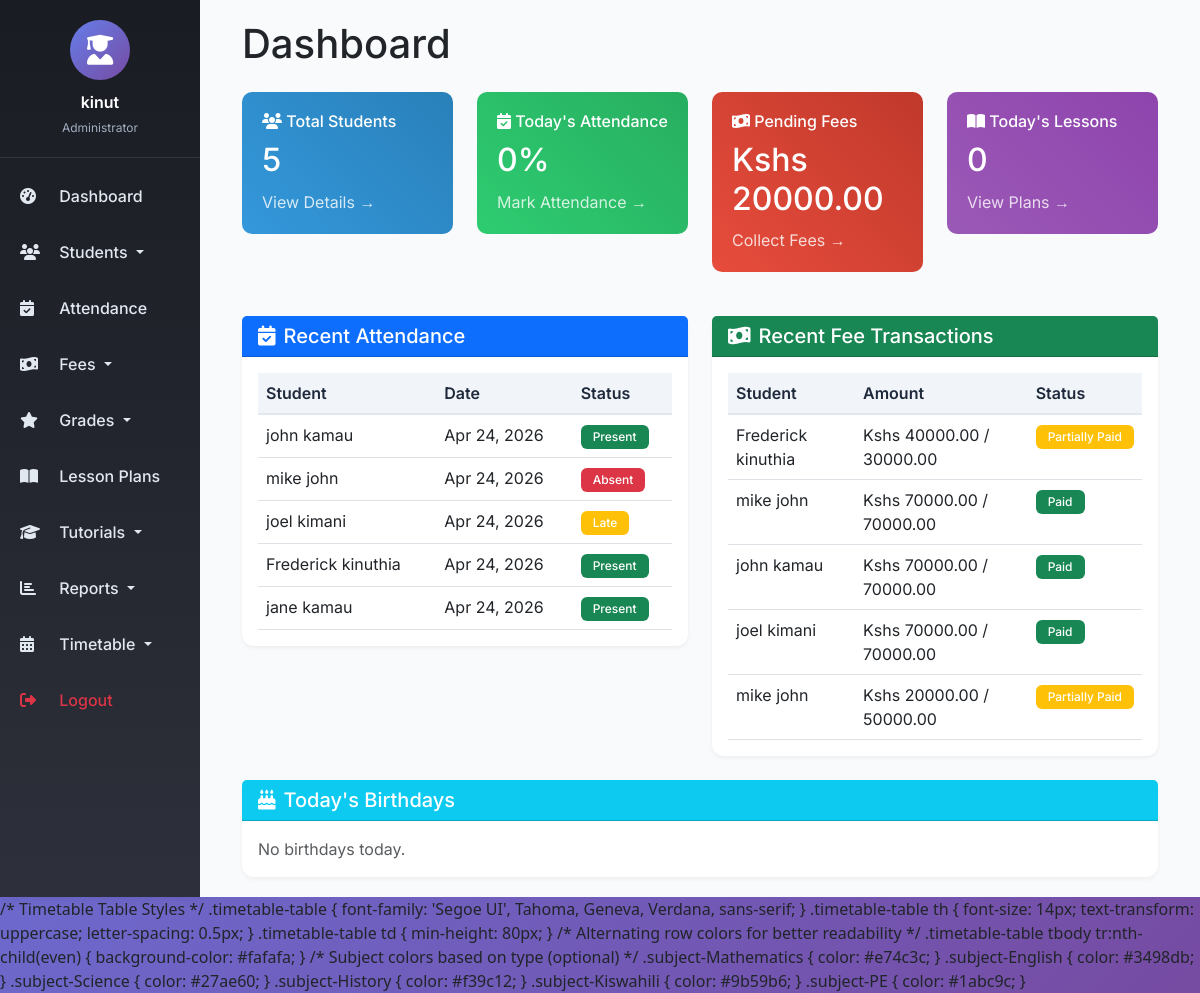
The page /dashboard/ (signed in) on the database its author committed.
### management/models.py (models this page shows, shortened)
class Attendance(models.Model):
    STATUS_CHOICES = [
        ('Present', 'Present'),
        ('Absent', 'Absent'),
        ('Late', 'Late'),
        ('Excused', 'Excused'),
    ]
    student = models.ForeignKey('Student', on_delete=models.CASCADE)
    attendance_date = models.DateField(null=True, blank=True)
    status = models.CharField(max_length=20, choices=STATUS_CHOICES)
    check_in_time = models.TimeField(null=True, blank=True)
    check_out_time = models.TimeField(null=True, blank=True)
    notes = models.TextField(blank=True, null=True)
    recorded_by = models.ForeignKey(User, on_delete=models.SET_NULL, null=True, blank=True)
    class Meta:
        unique_together = ('student','attendance_date')
        ordering = ['-attendance_date','student']

class Student(models.Model):
    GENDER_CHOICES = [
        ('Male', 'Male'),
        ('Female', 'Female'),
        ('Other', 'Other'),
    ]
    user = models.OneToOneField(User, on_delete=models.CASCADE, null=True, blank=True)
    Admission_Number = models.CharField(max_length=20, unique=True)
    First_Name = models.CharField(max_length=50)
    Last_Name = models.CharField(max_length=50)
    date_of_birth = models.DateField()
    Gender = models.CharField(max_length=10, choices=GENDER_CHOICES)
    Address = models.TextField()
    Contact_Number = models.CharField(max_length=15)
    Parent_Guardian_Name = models.CharField(max_length=100)
    Parent_Guardian_Contact = models.CharField(max_length=15)
    Parent_Guardian_Email = models.EmailField()
    Enrollment_Date = models.DateField()
    Photo = models.ImageField(upload_to='student_photos/', null=True, blank=True)
    is_active = models.BooleanField(default=True)
    created_at = models.DateTimeField(auto_now_add=True)
    updated_at = models.DateTimeField(auto_now=True)
    class Meta:
        ordering = ['Last_Name', 'First_Name']
    @property
    def full_name(self):
        return f"{self.First_Name} {self.Last_Name}"

class Fee(models.Model):
    STATUS_CHOICES = [
        ('Paid', 'Paid'),
        ('Unpaid', 'Unpaid'),
        ('partially paid', 'Partially Paid'),
        ('Overdue', 'Overdue'),
        ('Cancelled', 'Cancelled'),
        ('Refunded', 'Refunded'),
    ]
    PAYMENT_METHOD_CHOICES = [
        ('Cash', 'Cash'),
        ('Bank Transfer', 'Bank Transfer'),
        ('Credit Card', 'Credit Card'),
        ('Cheque', 'Cheque'),
        ('Mobile Payment', 'Mobile Payment'),
        ('Other', 'Other'),
    ]
    student = models.ForeignKey(Student, on_delete=models.CASCADE)
    fee_type = models.ForeignKey(FeeType, on_delete=models.SET_NULL, null=True)
    amount_due = models.DecimalField(max_digits=10, decimal_places=2)
    amount_paid = models.DecimalField(max_digits=10, decimal_places=2, default=0, validators=[MinValueValidator(0)])
    due_date = models.DateField()
    paid_date = models.DateField(null=True, blank=True)
    payment_method = models.CharField(max_length=30, choices=PAYMENT_METHOD_CHOICES, null=True, blank=True)
    transaction_id = models.CharField(max_length=100, null=True, blank=True)
    status = models.CharField(max_length=50, choices=STATUS_CHOICES, default='Unpaid')
    notes = models.TextField(blank=True)
    created_at = models.DateTimeField(auto_now_add=True)
    updated_at = models.DateTimeField(auto_now=True)
    class Meta:
        ordering = ['-due_date', 'student__Last_Name', 'student__First_Name']

### management/views.py (the view)
# urls.py: path('dashboard/', views.dashboard, name='dashboard'),
@login_required
def dashboard(request):
    total_students = Student.objects.filter(is_active=True).count()
    today = date.today()
    today_attendance = Attendance.objects.filter(attendance_date=today)
    total_present = today_attendance.filter(status='Present').count()
    total_students_count = Student.objects.filter(is_active=True).count()
    present_today = round((total_present / total_students_count * 100), 1) if total_students_count > 0 else 0
    pending_fees = Fee.objects.filter(status__in=['Unpaid', 'partially paid']).aggregate(
        total=Sum('amount_due') - Sum('amount_paid')
    )['total'] or 0
    today_birthdays = Student.objects.filter(
        date_of_birth__month=today.month,
        date_of_birth__day=today.day
    )
    today_lessons = LessonPlan.objects.filter(date=today, status='Planned').count()
    recent_attendance = Attendance.objects.select_related('student').order_by('-attendance_date')[:5]
    recent_fees = Fee.objects.select_related('student', 'fee_type').order_by('-due_date')[:5]
    context = {
        'total_students': total_students,
        'present_today': present_today,
        'pending_fees': pending_fees,
        'today_birthdays': today_birthdays,
        'today_lessons': today_lessons,
        'recent_attendance': recent_attendance,
        'recent_fees': recent_fees,
    }
    return render(request, 'management/dashboard.html', context)

### management/templates/management/dashboard.html (shortened to what this page needs)
{% extends 'base.html' %}
{% load static %}
{% block content %}
<div class="container-fluid">
    <h1 class="mb-4">Dashboard</h1>
    <div class="row">
        <div class="col-md-3">
            <div class="stat-card students">
                <h3><i class="fas fa-users"></i> Total Students</h3>
                <h2>{{ total_students }}</h2>
                <a href="{% url 'student_list' %}" class="text-white">View Details →</a>
            </div>
        </div>
        <div class="col-md-3">
            <div class="stat-card attendance">
                <h3><i class="fas fa-calendar-check"></i> Today's Attendance</h3>
                <h2>{{ present_today|default:0 }}%</h2>
                <a href="{% url 'attendance_list' %}" class="text-white">Mark Attendance →</a>
            </div>
        </div>
        <div class="col-md-3">
            <div class="stat-card fees">
                <h3><i class="fas fa-money-bill-wave"></i> Pending Fees</h3>
                <h2>Kshs {{ pending_fees|default:0|floatformat:2 }}</h2>
                <a href="{% url 'fee_list' %}" class="text-white">Collect Fees →</a>
            </div>
        </div>
        <div class="col-md-3">
            <div class="stat-card lessons">
                <h3><i class="fas fa-book-open"></i> Today's Lessons</h3>
                <h2>{{ today_lessons|default:0 }}</h2>
                <a href="{% url 'lesson_plan_list' %}" class="text-white">View Plans →</a>
            </div>
        </div>
    </div>
    <div class="row mt-4">
        <div class="col-md-6">
            <div class="card">
                <div class="card-header bg-primary text-white">
                    <h5 class="mb-0"><i class="fas fa-calendar-check me-2"></i>Recent Attendance</h5>
                </div>
                <div class="card-body">
                    <table class="table table-hover">
                        <thead class="table-light">
                            <tr>
                                <th>Student</th>
                                <th>Date</th>
                                <th>Status</th>
                            </tr>
                        </thead>
                        <tbody>
                            {% for record in recent_attendance %}
                            <tr>
                                <td>{{ record.student.full_name }}</td>
                                <td>{{ record.attendance_date|date:"M d, Y" }}</td>
                                <td>
                                    <span class="badge
                                        {% if record.status == 'Present' %}bg-success
                                        {% elif record.status == 'Absent' %}bg-danger
                                        {% elif record.status == 'Late' %}bg-warning
                                        {% else %}bg-secondary{% endif %}">
                                        {{ record.status }}
                                    </span>
                                </td>
                            </tr>
                            {% empty %}
                            <tr>
                                <td colspan="3" class="text-center text-muted">No recent attendance records</td>
                            </tr>
                            {% endfor %}
                        </tbody>
                    </table>
                </div>
            </div>
        </div>
        <div class="col-md-6">
            <div class="card">
                <div class="card-header bg-success text-white">
                    <h5 class="mb-0"><i class="fas fa-money-bill-wave me-2"></i>Recent Fee Transactions</h5>
                </div>
                <div class="card-body">
                    <table class="table table-hover">
                        <thead class="table-light">
                            <tr>
                                <th>Student</th>
                                <th>Amount</th>
                                <th>Status</th>
                            </tr>
                        </thead>
                        <tbody>
                            {% for fee in recent_fees %}
                            <tr>
                                <td>{{ fee.student.full_name }}</td>
                                <td>Kshs {{ fee.amount_paid|floatformat:2 }} / {{ fee.amount_due|floatformat:2 }}</td>
                                <td>
                                    <span class="badge
                                        {% if fee.status == 'Paid' %}bg-success
                                        {% elif fee.status == 'Unpaid' %}bg-danger
                                        {% elif fee.status == 'partially paid' %}bg-warning
                                        {% else %}bg-secondary{% endif %}">
                                        {{ fee.get_status_display }}
                                    </span>
                                </td>
                            </tr>
                            {% empty %}
                            <tr>
                                <td colspan="3" class="text-center text-muted">No recent fee transactions</td>
                            </tr>
                            {% endfor %}
                        </tbody>
                    </table>
                </div>
            </div>
        </div>
    </div>
    <div class="row mt-4">
        <div class="col-md-12">
            <div class="card">
                <div class="card-header bg-info text-white">
                    <h5 class="mb-0"><i class="fas fa-birthday-cake me-2"></i>Today's Birthdays</h5>
                </div>
                <div class="card-body">
                    {% if today_birthdays %}
                        <ul class="list-unstyled mb-0">
                            {% for student in today_birthdays %}
                                <li><i class="fas fa-user-graduate me-2"></i> {{ student.full_name }} (Grade: {{ student.class_name|default:"Not assigned" }})</li>
                            {% endfor %}
                        </ul>
                    {% else %}
                        <p class="text-muted mb-0">No birthdays today.</p>
                    {% endif %}
                </div>
            </div>
        </div>
    </div>
</div>
{% endblock %}

### templates/base.html (shortened to what this page needs)
<!DOCTYPE html>
<html lang="en">
<head>
    <link href="https://cdn.jsdelivr.net/npm/bootstrap@5.3.0/dist/css/bootstrap.min.css" rel="stylesheet" />
    <link rel="stylesheet" href="https://cdnjs.cloudflare.com/ajax/libs/font-awesome/6.4.0/css/all.min.css" />
</head>
<body>
    <div class="container-fluid p-0">
        <div class="row g-0">
            <div class="col-md-2 sidebar d-none d-md-block">
                <div class="user-info">
                    <div class="user-avatar">
                        <i class="fas fa-user-graduate"></i>
                    </div>
                    <div class="user-name">{{ user.get_full_name|default:user.username }}</div>
                    <div class="user-role">
                        {% if user.is_superuser %}
                            Administrator
                        {% elif user.groups.all %}
                            {{ user.groups.first.name }}
                        {% else %}
                            Staff
                        {% endif %}
                    </div>
                </div>
                <nav class="nav flex-column">
                    <a class="nav-link" href="{% url 'dashboard' %}">
                        <i class="fas fa-tachometer-alt"></i> Dashboard
                    </a>
                    <li class="nav-item dropdown">
                        <a class="nav-link dropdown-toggle" href="#" role="button" data-bs-toggle="dropdown">
                            <i class="fas fa-users"></i> Students
                        </a>
                    </li>
                    <a class="nav-link" href="{% url 'attendance_list' %}">
                        <i class="fas fa-calendar-check"></i> Attendance
                    </a>
                    <li class="nav-item dropdown">
                        <a class="nav-link dropdown-toggle" href="#" role="button" data-bs-toggle="dropdown">
                            <i class="fas fa-money-bill-wave"></i> Fees
                        </a>
                    </li>
                    <li class="nav-item dropdown">
                        <a class="nav-link dropdown-toggle" href="#" role="button" data-bs-toggle="dropdown">
                            <i class="fas fa-star"></i> Grades
                        </a>
                    </li>
                    <a class="nav-link" href="{% url 'lesson_plan_list' %}">
                        <i class="fas fa-book-open"></i> Lesson Plans
                    </a>
                    <li class="nav-item dropdown">
                        <a class="nav-link dropdown-toggle" href="#" role="button" data-bs-toggle="dropdown">
                            <i class="fas fa-graduation-cap"></i> Tutorials
                        </a>
                    </li>
                    <li class="nav-item dropdown">
                        <a class="nav-link dropdown-toggle" href="#" role="button" data-bs-toggle="dropdown">
                            <i class="fas fa-chart-bar"></i> Reports
                        </a>
                    </li>
                    <li class="nav-item dropdown">
    <a class="nav-link dropdown-toggle" href="#" role="button" data-bs-toggle="dropdown">
        <i class="fas fa-calendar-alt"></i> Timetable
    </a>
</li>
                    <a class="nav-link text-danger" href="{% url 'logout' %}">
                        <i class="fas fa-sign-out-alt"></i> Logout
                    </a>
                </nav>
            </div>
            <div class="col-md-10 main-content">
                {% block content %}
                {% endblock %}
            </div>
        </div>
    </div>
    /* Timetable Table Styles */
.timetable-table {
    font-family: 'Segoe UI', Tahoma, Geneva, Verdana, sans-serif;
}
.timetable-table th {
    font-size: 14px;
    text-transform: uppercase;
    letter-spacing: 0.5px;
}
.timetable-table td {
    min-height: 80px;
}
/* Alternating row colors for better readability */
.timetable-table tbody tr:nth-child(even) {
    background-color: #fafafa;
}
/* Subject colors based on type (optional) */
.subject-Mathematics { color: #e74c3c; }
.subject-English { color: #3498db; }
.subject-Science { color: #27ae60; }
.subject-History { color: #f39c12; }
.subject-Kiswahili { color: #9b59b6; }
.subject-PE { color: #1abc9c; }
</body>
</html>

### rows shown on the page
Attendance: student.full_name "john kamau", attendance_date "Apr 24, 2026", status "Present"
Attendance: student.full_name "mike john", attendance_date "Apr 24, 2026", status "Absent"
Attendance: student.full_name "joel kimani", attendance_date "Apr 24, 2026", status "Late"
Attendance: student.full_name "Frederick kinuthia", attendance_date "Apr 24, 2026", status "Present"
Attendance: student.full_name "jane kamau", attendance_date "Apr 24, 2026", status "Present"
Fee: student.full_name "Frederick kinuthia", amount_paid "40000.00", amount_due "30000.00", status "Partially Paid"
Fee: student.full_name "mike john", amount_paid "70000.00", amount_due "70000.00", status "Paid"
Fee: student.full_name "john kamau", amount_paid "70000.00", amount_due "70000.00", status "Paid"
Fee: student.full_name "joel kimani", amount_paid "70000.00", amount_due "70000.00", status "Paid"
Fee: student.full_name "mike john", amount_paid "20000.00", amount_due "50000.00", status "Partially Paid"

### other values the page prints
{{ user.get_full_name|default:user.username }} "kinut"
{{ total_students }} "5"
{{ present_today|default:0 }} "0"
{{ pending_fees|default:0|floatformat:2 }} "20000.00"
{{ today_lessons|default:0 }} "0"
